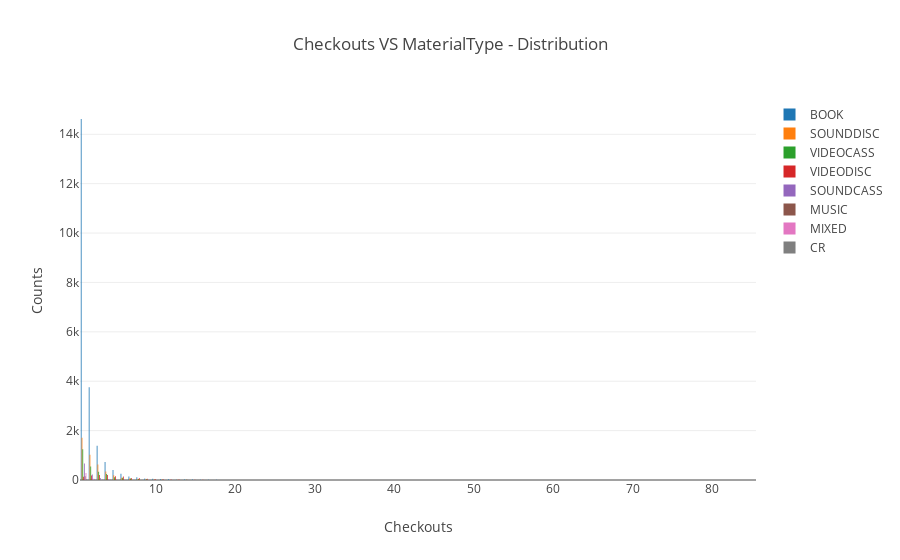

The cell this chart's notebook holds for it:
### Code cell
categorical_feature_distribution('Checkouts','MaterialType')

### Figure 1 — Plotly figure (JSON) as saved in the notebook; plotly's stock layout.template omitted (floating-point values rounded to 4 significant figures)
{"data": [{"name": "BOOK", "type": "bar", "uid": "81e87c52-83a3-11e9-93f6-303a647ae7c5", "x": [1, 2, 3, 4, 5, 6, 7, 8, 9, 10, 11, 12, 14, 15, 16, 13, 17, 18, 30, 21, 20, 19, 22, 23, 24, 26, 84, 52, 85, 41, 34, 42, 33, 27, 28, 31], "y": [14619, 3760, 1388, 730, 404, 253, 142, 109, 61, 54, 41, 32, 18, 17, 13, 13, 12, 10, 4, 4, 3, 2, 2, 2, 2, 2, 1, 1, 1, 1, 1, 1, 1, 1, 1, 1]}, {"name": "SOUNDDISC", "type": "bar", "uid": "81e87c53-83a3-11e9-93f6-303a647ae7c5", "x": [1, 2, 3, 4, 5, 6, 7, 8, 9, 11, 10, 13, 12, 17, 14, 19, 18, 25, 23, 16, 15, 27], "y": [1711, 1023, 623, 344, 192, 91, 63, 29, 24, 15, 9, 6, 5, 3, 2, 2, 2, 1, 1, 1, 1, 1]}, {"name": "VIDEOCASS", "type": "bar", "uid": "81e87c54-83a3-11e9-93f6-303a647ae7c5", "x": [1, 2, 3, 4, 5, 6, 7, 8, 9, 10, 11, 14, 12, 13, 17, 27, 21, 20, 18, 25, 38, 16, 22, 34, 23, 15, 37], "y": [1245, 545, 339, 247, 108, 88, 57, 36, 28, 14, 8, 6, 5, 5, 4, 2, 2, 2, 2, 1, 1, 1, 1, 1, 1, 1, 1]}, {"name": "VIDEODISC", "type": "bar", "uid": "81e87c55-83a3-11e9-93f6-303a647ae7c5", "x": [3, 4, 2, 5, 6, 1, 7, 8, 9, 10, 11, 12, 13, 16, 15, 14, 18, 21, 36, 24, 23, 45, 30, 22, 19, 39, 17, 34, 25, 40, 61, 56, 52, 44, 35, 77, 20, 29, 28, 27, 26, 78], "y": [205, 199, 178, 150, 139, 136, 86, 77, 48, 45, 32, 25, 19, 13, 10, 7, 4, 4, 4, 3, 3, 3, 3, 3, 2, 2, 2, 2, 2, 2, 1, 1, 1, 1, 1, 1, 1, 1, 1, 1, 1, 1]}, {"name": "SOUNDCASS", "type": "bar", "uid": "81e87c56-83a3-11e9-93f6-303a647ae7c5", "x": [1, 2, 3, 4, 6, 5, 12, 7], "y": [671, 227, 78, 29, 7, 6, 1, 1]}, {"name": "MUSIC", "type": "bar", "uid": "81e87c57-83a3-11e9-93f6-303a647ae7c5", "x": [1, 2, 3, 5], "y": [152, 9, 3, 1]}, {"name": "MIXED", "type": "bar", "uid": "81e87c58-83a3-11e9-93f6-303a647ae7c5", "x": [1, 2, 4, 3, 9, 6, 5], "y": [287, 52, 3, 2, 1, 1, 1]}, {"name": "CR", "type": "bar", "uid": "81e87c59-83a3-11e9-93f6-303a647ae7c5", "x": [1, 2, 3, 4, 6, 8, 5, 13, 9, 7], "y": [45, 16, 13, 6, 5, 3, 3, 1, 1, 1]}], "layout": {"barmode": "group", "title": "Checkouts VS MaterialType - Distribution ", "xaxis": {"title": "Checkouts"}, "yaxis": {"title": "Counts"}}}
